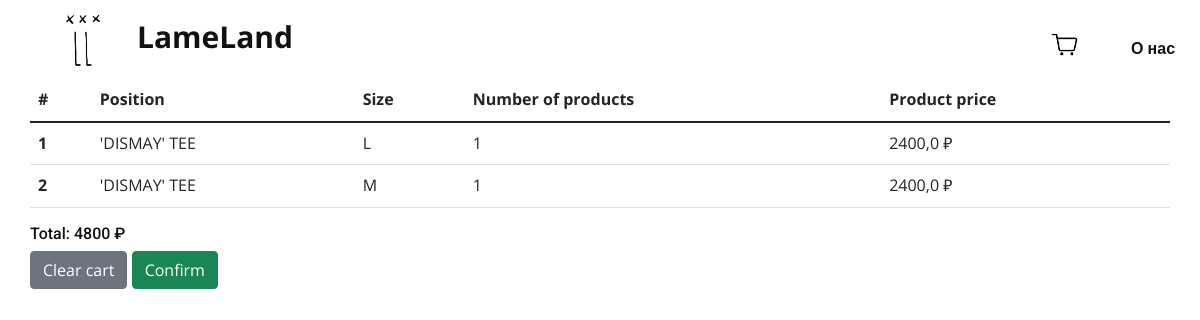
Page /cart/ on the earlier database version.
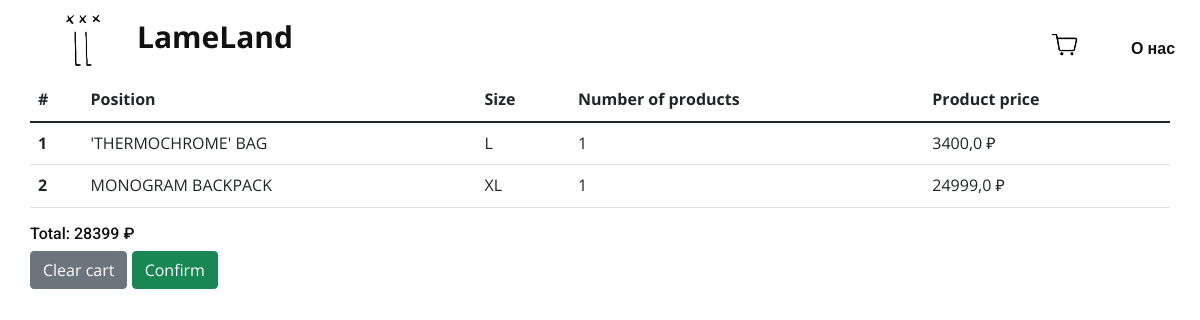
Same page on the later database version.
### cart/models.py (models this page shows)
class OrderLine(models.Model):
    number_of_products = models.IntegerField()
    product_price = models.FloatField()
    position = models.ForeignKey(Position, on_delete=models.CASCADE)
    order = models.ForeignKey(Order, on_delete=models.CASCADE, blank=True, null=True)

### main/models.py (models this page shows, shortened)
class Position(models.Model):
    size = models.ForeignKey(Size, on_delete=models.CASCADE)
    product = models.ForeignKey(Product_s, on_delete=models.CASCADE)
    quantity = models.IntegerField()
    class Meta:
        verbose_name = 'Position'
        verbose_name_plural = 'Positions'

class Product_s(models.Model):
    name = models.CharField(max_length=256)
    slug = models.SlugField(max_length=255, unique=True, db_index=True, verbose_name="URL")
    description = models.TextField(null=True, blank=True)
    price = models.DecimalField(max_digits=12, decimal_places=0)
    image = models.TextField(null=True)
    image2 = models.TextField(null=True)
    category = models.ForeignKey('Brand_s', on_delete=models.CASCADE)
    class Meta:
        verbose_name = 'Product'
        verbose_name_plural = 'Products'

class Size(models.Model):
    name = models.CharField(max_length=2, verbose_name='Size')
    class Meta:
        verbose_name = 'Size'
        verbose_name_plural = 'Size'

### cart/views.py (the view)
# urls.py: path('', CartView.as_view(), name='detail'),
class CartView(View):
    def get(self, request):
        cart = get_or_create_cart()
        order_lines = OrderLine.objects.filter(order=cart).prefetch_related('position')
        return render(request, 'cart/detail.html', {
            'order_lines': order_lines,
            'total': count_total(order_lines)
        })

### cart/services/cart.py (called while the page is built)
def get_or_create_cart():
    try:
        return Order.objects.get(status='Init')
    except:
        return Order.objects.create(status='Init')

def count_total(order_lines):
    sum = 0
    for line in order_lines:
        sum += line.position.product.price * line.number_of_products
    return sum

### cart/templates/cart/detail.html (shortened to what this page needs)
{% extends "main/layout/base.html" %}
{% block style %}
    <link rel="stylesheet" href="../../static/main/css/YUMMS.css" media="screen">
     {% load static %}
    <link href="{% static 'main/css/bootstrap.min.css'%}" rel="stylesheet">
{% endblock %}
{% block content %}
    <section class="u-clearfix u-section-1" id="sec-d0aa">
        <div class="u-clearfix u-sheet u-sheet-1">
        {% if order_lines|length %}
            <table class="table">
                <thead>
                <tr>
                    <th scope="col">#</th>
                    <th scope="col">Position</th>
                    <th scope="col">Size</th>
                    <th scope="col">Number of products</th>
                    <th scope="col">Product price</th>
                </tr>
                </thead>
                <tbody>
                {% for line in order_lines  %}
                    <tr>
                        <th scope="row">{{ forloop.counter }}
                        </th>
                        <td >{{ line.position.product.name}}</td>
                        <td >{{ line.position.size.name}}</td>
                        <td >{{ line.number_of_products}}</td>
                        <td >{{ line.product_price}} ₽</td>
                    </tr>
                {% endfor %}
                </tbody>
            </table>
        <div class="col-2"><h6>Total: {{ total }} ₽</h6></div>
        <a class="btn btn-secondary" href="{% url 'cart:remove' %}">Clear cart</a>
        <a class="btn btn-success" href="{% url 'cart:confirm' %}">Confirm</a>
        {% else %}
        <p>Товаров пока нет</p>
        {% endif %}
        </div>
    </section>
{% endblock %}

### main/templates/main/layout/base.html (shortened to what this page needs)
<!DOCTYPE html>
<html style="font-size: 16px;" lang="ru"><head>
    <link rel="stylesheet" href="../../../static/main/css/nicepage.css" media="screen">
    {% block style %}
    {% endblock %}
</head>
<body class="u-body u-xl-mode" data-lang="ru"><header class="u-clearfix u-header u-valign-middle u-header" id="sec-860b"><span class="u-file-icon u-hover-feature u-icon u-text-black u-icon-1" data-href="{% url 'cart:detail' %}"  rel="nofollow"><img src="../../../static/main/img/2696198-f9460fee.png" alt=""></span><div class="u-container-style u-group u-white u-group-1" rel="nofollow" data-href="/" >        <div class="u-container-layout u-container-layout-1">
    <p class="u-hover-feature u-text u-text-default u-text-1">LameLand</p>
    <img class="u-image u-image-default u-image-1" src="../../../static/main/img/logo.png" alt="" data-image-width="551" data-image-height="500">
</div>
</div><div class="u-container-style u-group u-white u-group-2" data-href="{%url 'about'%}">
    <div class="u-container-layout">
        <nav class="u-menu u-menu-one-level u-offcanvas u-menu-1">
            <div class="u-custom-menu u-nav-container">
                <ul class="u-nav u-spacing-20 u-unstyled u-nav-1"><li class="u-nav-item"><a class="u-button-style u-nav-link u-text-active-black u-text-body-color u-text-hover-grey-40" href="{% url 'about' %}" style="padding: 10px;">О нас</a>
                </li></ul>
            </div>
        </nav>
    </div>
</div></header>
{% block content %}
{% endblock %}
</body></html>

### main/static/main/css/YUMMS.css (style rules this page uses)
.u-section-1 .u-sheet-1 { min-height: 2927px; }

Differences in the rows shown:
removed OrderLine: position.product.name "'DISMAY' TEE", position.size.name "L", number_of_products "1", product_price "2400,0"
removed OrderLine: position.product.name "'DISMAY' TEE", position.size.name "M", number_of_products "1", product_price "2400,0"
added OrderLine: position.product.name "'THERMOCHROME' BAG", position.size.name "L", number_of_products "1", product_price "3400,0"
added OrderLine: position.product.name "MONOGRAM BACKPACK", position.size.name "XL", number_of_products "1", product_price "24999,0"
Other differences:
{{ total }}: "4800" → "28399"
